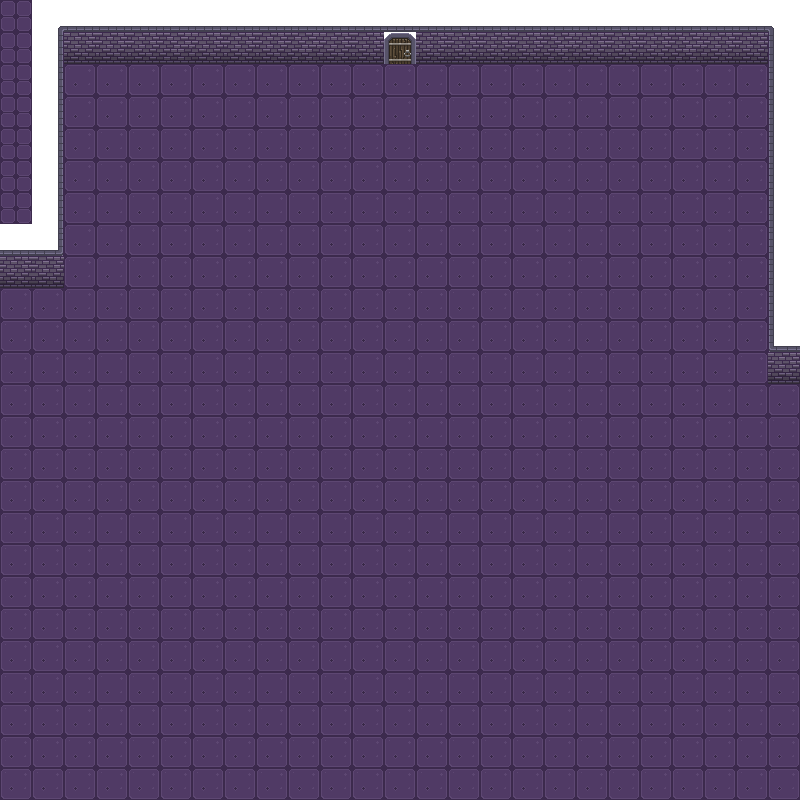

A level layout from a 2D game, rendered from its tile map. Below: a short description, then the map file with its tile-grid data intact:
An orthogonal 25x25 tile map with 32x32 px tiles, 3 tile layers (background, walls, doors) and 6 objects (3x collision, playerspawn, enemyspawn).

<map version="1.10" tiledversion="1.10.2" orientation="orthogonal" renderorder="right-down" width="25" height="25" tilewidth="32" tileheight="32" infinite="0" nextlayerid="5" nextobjectid="9">
 <tileset firstgid="1" source="Dungeon.tsx" />
 <layer id="1" name="background" width="25" height="25">
  <data encoding="csv">
24,24,24,24,24,24,24,24,24,24,24,24,24,24,24,24,24,24,24,24,24,24,24,24,24,
24,24,16,16,16,16,16,16,16,16,16,16,16,16,16,16,16,16,16,16,16,16,16,24,24,
24,24,16,16,16,16,16,16,16,16,16,16,16,16,16,16,16,16,16,16,16,16,16,16,24,
24,24,16,16,16,16,16,16,16,16,16,16,16,16,16,16,16,16,16,16,16,16,16,16,24,
24,24,16,16,16,16,16,16,16,16,16,16,16,16,16,16,16,16,16,16,16,16,16,16,24,
24,24,16,16,16,16,16,16,16,16,16,16,16,16,16,16,16,16,16,16,16,16,16,16,24,
24,24,16,16,16,16,16,16,16,16,16,16,16,16,16,16,16,16,16,16,16,16,16,16,24,
24,24,16,16,16,16,16,16,16,16,16,16,16,16,16,16,16,16,16,16,16,16,16,16,24,
16,16,16,16,16,16,16,16,16,16,16,16,16,16,16,16,16,16,16,16,16,16,16,16,24,
16,16,16,16,16,16,16,16,16,16,16,16,16,16,16,16,16,16,16,16,16,16,16,16,24,
16,16,16,16,16,16,16,16,16,16,16,16,16,16,16,16,16,16,16,16,16,16,16,16,24,
16,16,16,16,16,16,16,16,16,16,16,16,16,16,16,16,16,16,16,16,16,16,16,16,16,
16,16,16,16,16,16,16,16,16,16,16,16,16,16,16,16,16,16,16,16,16,16,16,16,16,
16,16,16,16,16,16,16,16,16,16,16,16,16,16,16,16,16,16,16,16,16,16,16,16,16,
16,16,16,16,16,16,16,16,16,16,16,16,16,16,16,16,16,16,16,16,16,16,16,16,16,
16,16,16,16,16,16,16,16,16,16,16,16,16,16,16,16,16,16,16,16,16,16,16,16,16,
16,16,16,16,16,16,16,16,16,16,16,16,16,16,16,16,16,16,16,16,16,16,16,16,16,
16,16,16,16,16,16,16,16,16,16,16,16,16,16,16,16,16,16,16,16,16,16,16,16,16,
16,16,16,16,16,16,16,16,16,16,16,16,16,16,16,16,16,16,16,16,16,16,16,16,16,
16,16,16,16,16,16,16,16,16,16,16,16,16,16,16,16,16,16,16,16,16,16,16,16,16,
16,16,16,16,16,16,16,16,16,16,16,16,16,16,16,16,16,16,16,16,16,16,16,16,16,
16,16,16,16,16,16,16,16,16,16,16,16,16,16,16,16,16,16,16,16,16,16,16,16,16,
16,16,16,16,16,16,16,16,16,16,16,16,16,16,16,16,16,16,16,16,16,16,16,16,16,
16,16,16,16,16,16,16,16,16,16,16,16,16,16,16,16,16,16,16,16,16,16,16,16,16,
16,16,16,16,16,16,16,16,16,16,16,16,16,16,16,16,16,16,16,16,16,16,16,16,16
</data>
 </layer>
 <layer id="2" name="walls" width="25" height="25">
  <data encoding="csv">
0,0,2,3,4,5,2,3,4,5,2,3,2,3,2,3,4,5,2,3,4,5,2,3,6,
0,0,9,10,11,12,9,10,11,12,9,10,9,10,9,10,11,12,9,10,11,12,9,10,13,
0,8,0,0,0,0,0,0,0,0,0,0,0,0,0,0,0,0,0,0,0,0,0,0,13,
0,8,0,0,0,0,0,0,0,0,0,0,0,0,0,0,0,0,0,0,0,0,0,0,20,
0,8,0,0,0,0,0,0,0,0,0,0,0,0,0,0,0,0,0,0,0,0,0,0,27,
0,8,0,0,0,0,0,0,0,0,0,0,0,0,0,0,0,0,0,0,0,0,0,0,13,
0,8,0,0,0,0,0,0,0,0,0,0,0,0,0,0,0,0,0,0,0,0,0,0,20,
2,44,0,0,0,0,0,0,0,0,0,0,0,0,0,0,0,0,0,0,0,0,0,0,27,
9,10,0,0,0,0,0,0,0,0,0,0,0,0,0,0,0,0,0,0,0,0,0,0,13,
0,0,0,0,0,0,0,0,0,0,0,0,0,0,0,0,0,0,0,0,0,0,0,0,20,
0,0,0,0,0,0,0,0,0,0,0,0,0,0,0,0,0,0,0,0,0,0,0,0,43,
0,0,0,0,0,0,0,0,0,0,0,0,0,0,0,0,0,0,0,0,0,0,0,0,9,
0,0,0,0,0,0,0,0,0,0,0,0,0,0,0,0,0,0,0,0,0,0,0,0,0,
0,0,0,0,0,0,0,0,0,0,0,0,0,0,0,0,0,0,0,0,0,0,0,0,0,
0,0,0,0,0,0,0,0,0,0,0,0,0,0,0,0,0,0,0,0,0,0,0,0,0,
0,0,0,0,0,0,0,0,0,0,0,0,0,0,0,0,0,0,0,0,0,0,0,0,0,
0,0,0,0,0,0,0,0,0,0,0,0,0,0,0,0,0,0,0,0,0,0,0,0,0,
0,0,0,0,0,0,0,0,0,0,0,0,0,0,0,0,0,0,0,0,0,0,0,0,0,
0,0,0,0,0,0,0,0,0,0,0,0,0,0,0,0,0,0,0,0,0,0,0,0,0,
0,0,0,0,0,0,0,0,0,0,0,0,0,0,0,0,0,0,0,0,0,0,0,0,0,
0,0,0,0,0,0,0,0,0,0,0,0,0,0,0,0,0,0,0,0,0,0,0,0,0,
0,0,0,0,0,0,0,0,0,0,0,0,0,0,0,0,0,0,0,0,0,0,0,0,0,
0,0,0,0,0,0,0,0,0,0,0,0,0,0,0,0,0,0,0,0,0,0,0,0,0,
0,0,0,0,0,0,0,0,0,0,0,0,0,0,0,0,0,0,0,0,0,0,0,0,0,
0,0,0,0,0,0,0,0,0,0,0,0,0,0,0,0,0,0,0,0,0,0,0,0,0
</data>
 </layer>
 <layer id="3" name="doors" width="25" height="25">
  <data encoding="csv">
0,1,0,0,0,0,0,0,0,0,0,0,0,0,0,0,0,0,0,0,0,0,0,0,0,
0,8,0,0,0,0,0,0,0,0,0,0,42,0,0,0,0,0,0,0,0,0,0,0,0,
0,0,0,0,0,0,0,0,0,0,0,0,0,0,0,0,0,0,0,0,0,0,0,0,0,
0,0,0,0,0,0,0,0,0,0,0,0,0,0,0,0,0,0,0,0,0,0,0,0,0,
0,0,0,0,0,0,0,0,0,0,0,0,0,0,0,0,0,0,0,0,0,0,0,0,0,
0,0,0,0,0,0,0,0,0,0,0,0,0,0,0,0,0,0,0,0,0,0,0,0,0,
0,0,0,0,0,0,0,0,0,0,0,0,0,0,0,0,0,0,0,0,0,0,0,0,0,
0,0,0,0,0,0,0,0,0,0,0,0,0,0,0,0,0,0,0,0,0,0,0,0,0,
0,0,0,0,0,0,0,0,0,0,0,0,0,0,0,0,0,0,0,0,0,0,0,0,0,
0,0,0,0,0,0,0,0,0,0,0,0,0,0,0,0,0,0,0,0,0,0,0,0,0,
0,0,0,0,0,0,0,0,0,0,0,0,0,0,0,0,0,0,0,0,0,0,0,0,0,
0,0,0,0,0,0,0,0,0,0,0,0,0,0,0,0,0,0,0,0,0,0,0,0,0,
0,0,0,0,0,0,0,0,0,0,0,0,0,0,0,0,0,0,0,0,0,0,0,0,0,
0,0,0,0,0,0,0,0,0,0,0,0,0,0,0,0,0,0,0,0,0,0,0,0,0,
0,0,0,0,0,0,0,0,0,0,0,0,0,0,0,0,0,0,0,0,0,0,0,0,0,
0,0,0,0,0,0,0,0,0,0,0,0,0,0,0,0,0,0,0,0,0,0,0,0,0,
0,0,0,0,0,0,0,0,0,0,0,0,0,0,0,0,0,0,0,0,0,0,0,0,0,
0,0,0,0,0,0,0,0,0,0,0,0,0,0,0,0,0,0,0,0,0,0,0,0,0,
0,0,0,0,0,0,0,0,0,0,0,0,0,0,0,0,0,0,0,0,0,0,0,0,0,
0,0,0,0,0,0,0,0,0,0,0,0,0,0,0,0,0,0,0,0,0,0,0,0,0,
0,0,0,0,0,0,0,0,0,0,0,0,0,0,0,0,0,0,0,0,0,0,0,0,0,
0,0,0,0,0,0,0,0,0,0,0,0,0,0,0,0,0,0,0,0,0,0,0,0,0,
0,0,0,0,0,0,0,0,0,0,0,0,0,0,0,0,0,0,0,0,0,0,0,0,0,
0,0,0,0,0,0,0,0,0,0,0,0,0,0,0,0,0,0,0,0,0,0,0,0,0,
0,0,0,0,0,0,0,0,0,0,0,0,0,0,0,0,0,0,0,0,0,0,0,0,0
</data>
 </layer>
 <objectgroup id="4" name="objects">
  <object id="1" name="playerspawn" x="224.904" y="284.467">
   <point />
  </object>
  <object id="2" name="enemyspawn" x="560.719" y="279.332">
   <point />
  </object>
  <object id="3" type="collision" x="0" y="2.05392" width="63.6714" height="284.467" />
  <object id="5" type="collision" x="65.7253" y="0" width="702.439" height="62.6444" />
  <object id="7" type="collision" x="767.137" y="2.05392" width="32.8626" height="382.028" />
  <object id="8" x="267.009" y="232.092" width="1.02696" />
 </objectgroup>
</map>